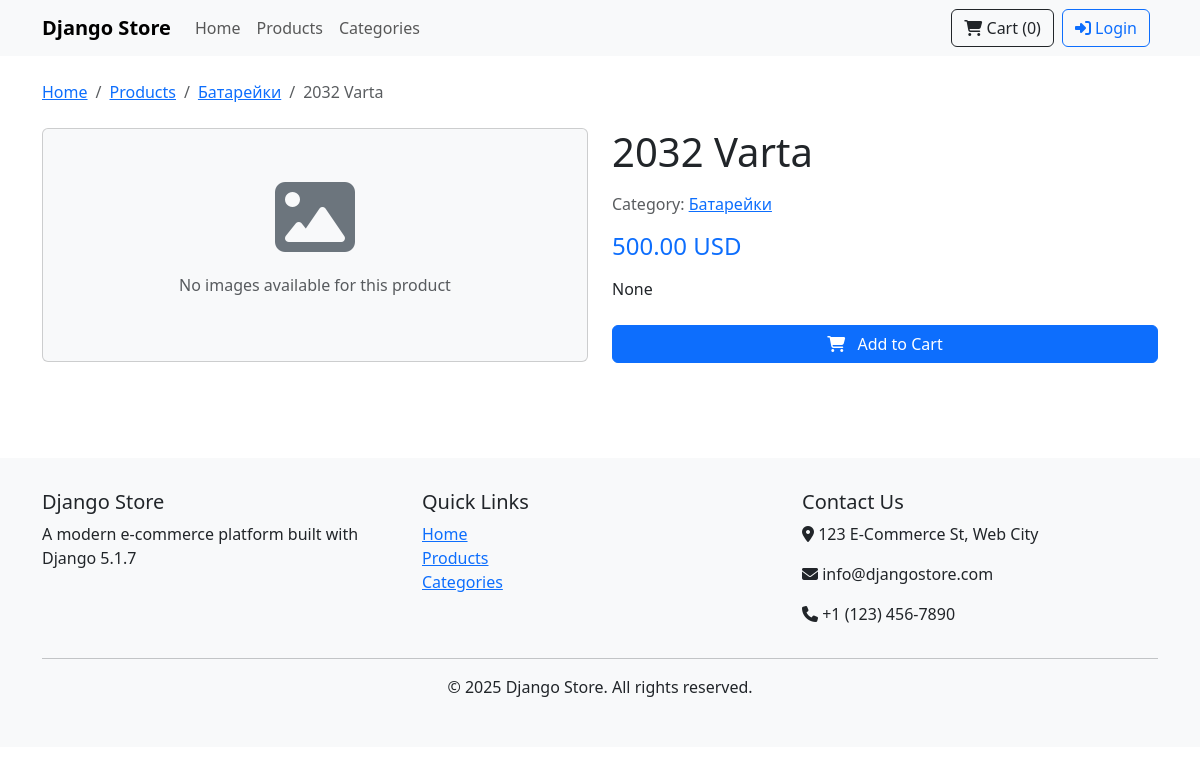
Page /product/2032-varta-1/ on the committed database.
### store/models.py (models this page shows, shortened)
class BaseModel(models.Model):
    id = models.UUIDField(primary_key=True, default=uuid.uuid4, editable=False)
    created_at = models.DateTimeField(auto_now_add=True, db_index=True)
    modified_at = models.DateTimeField(auto_now=True)
    class Meta:
        abstract = True
        ordering = ['-created_at']

class Product(BaseModel):
    name = models.CharField(max_length=255, db_index=True)
    name_2 = models.CharField(max_length=255, blank=True, null=True)
    article_number = models.CharField(max_length=50, blank=True, null=True, help_text="Product article/SKU number", db_index=True)
    slug = models.SlugField(max_length=255, unique=True, blank=True)
    description = models.TextField(blank=True, null=True)
    short_description = models.CharField(max_length=255, blank=True, null=True)
    category = models.ForeignKey(Category, on_delete=models.PROTECT, db_index=True, related_name='products')
    tags = models.ManyToManyField(Tag, blank=True, related_name='products')
    images = models.ManyToManyField(Image, blank=True, related_name='products')
    is_featured = models.BooleanField(default=False, db_index=True)
    is_active = models.BooleanField(default=True, db_index=True, help_text="Is this product visible on the site?")
    class Meta(BaseModel.Meta):
        indexes = [
            models.Index(fields=['slug']),
            models.Index(fields=['is_active', 'is_featured']),
            models.Index(fields=['name']),
            models.Index(fields=['category']),
        ]
        ordering = ['name']
    @property
    def current_price_display(self):
        active_price = self.prices.filter(is_active=True).order_by('amount').first()
        if active_price:
            return f"{active_price.amount} {active_price.currency}"
        return "Price not available"

class Category(BaseModel):
    name = models.CharField(max_length=255, unique=True)
    name_2 = models.CharField(max_length=255, blank=True, null=True)
    category_article = models.CharField(max_length=50, blank=True, null=True, help_text="Category article/reference code", db_index=True)
    slug = models.SlugField(max_length=255, unique=True, blank=True)
    description = models.TextField(blank=True, null=True)
    parent = models.ForeignKey('self', null=True, blank=True, on_delete=models.SET_NULL, related_name='children', db_index=True)
    image = models.ForeignKey(Image, null=True, blank=True, on_delete=models.SET_NULL, related_name='category_images')
    class Meta(BaseModel.Meta):
        verbose_name_plural = "Categories"
        indexes = [models.Index(fields=['slug']), models.Index(fields=['category_article'])]

class Price(BaseModel):
    class PriceType(models.TextChoices):
        SELLING = 'selling', 'Selling Price'
        PURCHASE = 'purchase', 'Purchase Price'
        REGULAR = 'regular', 'Regular Price'
        DISCOUNT = 'discount', 'Discount Price'
        WHOLESALE = 'wholesale', 'Wholesale Price'
        OTHER = 'other', 'Other Price'
    class Currency(models.TextChoices):
        KZT = 'KZT', 'Казахстанский тенге'
        USD = 'USD', 'Доллар США'
        EUR = 'EUR', 'Евро'
        RUB = 'RUB', 'Российский рубль'
        OTHER = 'OTHER', 'Other Currency'
    product = models.ForeignKey('Product', on_delete=models.CASCADE, related_name='prices')
    price_type = models.CharField(
        max_length=20,
        choices=PriceType.choices,
        default=PriceType.REGULAR,
        db_index=True,
        help_text="Type of the price (e.g., selling, purchase, discount)"
    )
    currency = models.CharField(
        max_length=10,
        choices=Currency.choices,
        default=Currency.KZT,
        db_index=True,
        help_text="Currency of the price"
    )
    amount = models.DecimalField(max_digits=10, decimal_places=2)
    description = models.CharField(max_length=100, blank=True, null=True, help_text="Optional: further details about this price")
    is_active = models.BooleanField(default=True, help_text="Is this price currently active?")
    class Meta(BaseModel.Meta):
        ordering = ['product', '-is_active', 'price_type', 'amount']
        unique_together = [['product', 'price_type', 'currency']] # A product should have one unique price per type and currency
        indexes = [
            models.Index(fields=['product', 'price_type', 'is_active']),
        ]

### store/views.py (the view)
# urls.py: path('product/<slug:slug>/', views.product_detail, name='product_detail'), # Changed from ProductDetailView and product_slug to slug
def product_detail(request, slug):
    product = get_object_or_404(Product.objects.prefetch_related(
        'images',
        Prefetch('prices', queryset=Price.objects.filter(is_active=True).order_by('price_type', 'amount'))
    ), slug=slug, is_active=True)
    main_image = product.images.filter(is_main=True).first()
    if not main_image:
        main_image = product.images.first()
    other_images = product.images.exclude(id=main_image.id) if main_image else product.images.all()
    current_price = product.prices.filter(price_type=Price.PriceType.SELLING, is_active=True).order_by('amount').first()
    if not current_price:
        current_price = product.prices.filter(is_active=True).order_by('amount').first()
    return render(request, 'store/product_detail.html', {
        'product': product,
        'main_image': main_image,
        'other_images': other_images,
        'current_price': current_price
    })

### store/templates/store/product_detail.html (shortened to what this page needs)
{% extends 'store/base.html' %}
{% block content %}
<div class="mb-4">
    <nav aria-label="breadcrumb">
        <ol class="breadcrumb">
            <li class="breadcrumb-item"><a href="{% url 'store:home' %}">Home</a></li>
            <li class="breadcrumb-item"><a href="{% url 'store:product_list' %}">Products</a></li>
            <li class="breadcrumb-item"><a href="{% url 'store:category_products' product.category.slug %}">{{ product.category.name }}</a></li>
            <li class="breadcrumb-item active" aria-current="page">{{ product.name }}</li>
        </ol>
    </nav>
</div>
<div class="row">
    <div class="col-md-6 mb-4">
        {% if product.images.all %}
        <div id="productCarousel" class="carousel slide" data-bs-ride="carousel">
            <div class="carousel-inner">
                {% for image in product.images.all %}
                <div class="carousel-item {% if forloop.first %}active{% endif %}">
                    <img src="{{ image.file_path.url }}" class="d-block w-100 img-fluid" alt="{{ image.alt_text|default:product.name }}">
                </div>
                {% endfor %}
            </div>
            {% if product.images.all.count > 1 %}
            <button class="carousel-control-prev" type="button" data-bs-target="#productCarousel" data-bs-slide="prev">
                <span class="carousel-control-prev-icon" aria-hidden="true"></span>
                <span class="visually-hidden">Previous</span>
            </button>
            <button class="carousel-control-next" type="button" data-bs-target="#productCarousel" data-bs-slide="next">
                <span class="carousel-control-next-icon" aria-hidden="true"></span>
                <span class="visually-hidden">Next</span>
            </button>
            {% endif %}
        </div>
        {% else %}
        <div class="card bg-light">
            <div class="card-body text-center py-5">
                <i class="fas fa-image fa-5x text-secondary mb-3"></i>
                <p class="text-muted">No images available for this product</p>
            </div>
        </div>
        {% endif %}
    </div>
    <div class="col-md-6">
        <h1 class="mb-3">{{ product.name }}</h1>
        <p class="text-muted">Category: <a href="{% url 'store:category_products' product.category.slug %}">{{ product.category.name }}</a></p>
        {% if product.prices.all %}
        <div class="mb-3">
            <h4 class="text-primary">{{ product.current_price_display }}</h4>
        </div>
        {% endif %}
        <div class="mb-4">
            <p>{{ product.description|linebreaks }}</p>
        </div>
        <div class="d-grid gap-2">
            <button class="btn btn-primary" type="button">
                <i class="fas fa-shopping-cart me-2"></i> Add to Cart
            </button>
        </div>
    </div>
</div>
{% endblock %}

### rows in the picture
Product: category.name "Батарейки", name "2032 Varta", current_price_display "500.00 USD", description "None"
